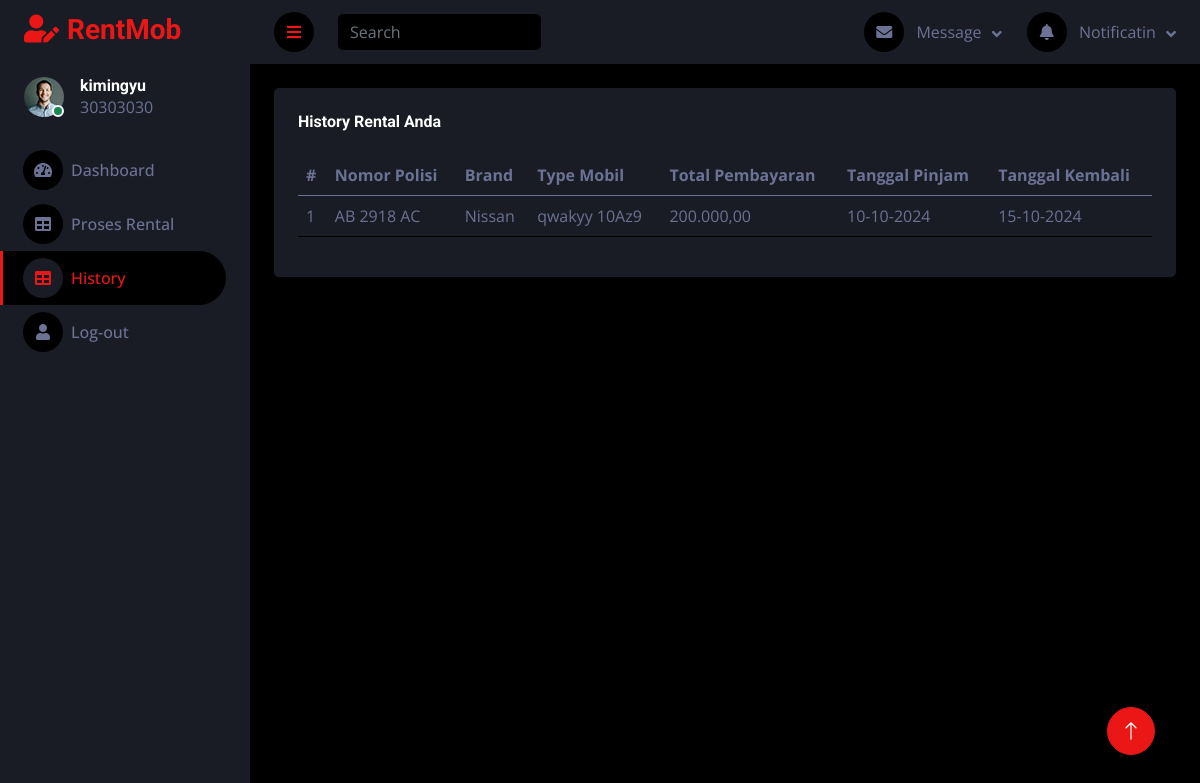
Page /user/hist.php (signed in) on the committed database.
### tables this page shows
CREATE TABLE IF NOT EXISTS `tb_transaksi` (
  `id_transaksi` int NOT NULL AUTO_INCREMENT,
  `nik` int NOT NULL,
  `nopol` varchar(10) NOT NULL,
  `tgl_booking` date NOT NULL,
  `tgl_ambil` date NOT NULL,
  `tgl_kembali` date NOT NULL,
  `supir` tinyint(1) NOT NULL,
  `total` decimal(10,2) NOT NULL,
  `downpayment` decimal(10,2) NOT NULL,
  `kekurangan` decimal(10,2) NOT NULL,
  `status` enum('booking','approve','ambil','kembali') NOT NULL,
  PRIMARY KEY (`id_transaksi`)
);

CREATE TABLE IF NOT EXISTS `tb_mobil` (
  `nopol` varchar(10) NOT NULL,
  `brand` varchar(90) NOT NULL,
  `type` varchar(90) NOT NULL,
  `tahun` date NOT NULL,
  `harga` decimal(10,0) NOT NULL,
  `foto` varchar(99) NOT NULL,
  `status` enum('tersedia','kosong') NOT NULL,
  PRIMARY KEY (`nopol`)
);

### user/hist.php (the view, shortened to what this page needs)
<!DOCTYPE html>
<html lang="en">
<head>
    <link href="https://cdnjs.cloudflare.com/ajax/libs/font-awesome/5.10.0/css/all.min.css" rel="stylesheet">
    <link href="https://cdn.jsdelivr.net/npm/bootstrap-icons@1.4.1/font/bootstrap-icons.css" rel="stylesheet">
    <link href="../lib/owlcarousel/assets/owl.carousel.min.css" rel="stylesheet">
    <link href="../lib/tempusdominus/css/tempusdominus-bootstrap-4.min.css" rel="stylesheet" />
    <link href="../css/bootstrap.min.css" rel="stylesheet">
    <link href="../css/style.css" rel="stylesheet">
</head>
<body>
    <div class="container-fluid position-relative d-flex p-0">
        <div class="sidebar pe-4 pb-3">
            <nav class="navbar bg-secondary navbar-dark">
                <a href="user.php" class="navbar-brand mx-4 mb-3">
                    <h3 class="text-primary"><i class="fa fa-user-edit me-2"></i>RentMob</h3>
                </a>
                <div class="d-flex align-items-center ms-4 mb-4">
                    <div class="position-relative">
                        <img class="rounded-circle" src="../img/user.jpg" alt="" style="width: 40px; height: 40px;">
                        <div class="bg-success rounded-circle border border-2 border-white position-absolute end-0 bottom-0 p-1"></div>
                    </div>
                    <div class="ms-3">
                        <h6 class="mb-0"> <?php echo $_SESSION['user'];?> </h6>
                        <span><?php echo $_SESSION['id_user'];?></span>
                    </div>
                </div>
                <div class="navbar-nav w-100">
                    <a href="user.php" class="nav-item nav-link "><i class="fa fa-tachometer-alt me-2"></i>Dashboard</a>
                    <a href="data_rental.php" class="nav-item nav-link "><i class="fa fa-table me-2"></i>Proses Rental</a>
                    <a href="hist.php" class="nav-item nav-link active"><i class="fa fa-table me-2"></i>History</a>
                    <a href="logout.php" class="nav-item nav-link"><i class="fa fa-user me-2"></i>Log-out</a>
                </div>
            </nav>
        </div>
        <div class="content">
            <nav class="navbar navbar-expand bg-secondary navbar-dark sticky-top px-4 py-0">
                <a href="#" class="sidebar-toggler flex-shrink-0">
                    <i class="fa fa-bars"></i>
                </a>
                <form class="d-none d-md-flex ms-4">
                    <input class="form-control bg-dark border-0" type="search" placeholder="Search">
                </form>
                <div class="navbar-nav align-items-center ms-auto">
                    <div class="nav-item dropdown">
                        <a href="#" class="nav-link dropdown-toggle" data-bs-toggle="dropdown">
                            <i class="fa fa-envelope me-lg-2"></i>
                            <span class="d-none d-lg-inline-flex">Message</span>
                        </a>
                    </div>
                    <div class="nav-item dropdown">
                        <a href="#" class="nav-link dropdown-toggle" data-bs-toggle="dropdown">
                            <i class="fa fa-bell me-lg-2"></i>
                            <span class="d-none d-lg-inline-flex">Notificatin</span>
                        </a>
                    </div>
                </div>
            </nav>
            <div class="container-fluid pt-4 px-4">
                <div class="row g-4">
                    <div class="col-12">
                        <div class="bg-secondary rounded h-100 p-4">
                            <h6 class="mb-4">History Rental Anda</h6>
                            <div class="table-responsive">
                                <table class="table">
                                <thead>
                                        <tr>
                                            <th>#</th>
                                            <th>Nomor Polisi</th>
                                            <th>Brand</th>
                                            <th>Type Mobil</th>
                                            <th>Total Pembayaran</th>
                                            <th>Tanggal Pinjam</th>
                                            <th>Tanggal Kembali</th>
                                        </tr>
                                    </thead>
                                    <tbody>
                                    <?php
                                    include "koneksi.php";
                                    $nik_user = $_SESSION['id_user'];
                                    $sql = "SELECT p.*, m.nopol, m.brand, m.type
                                            FROM tb_transaksi p
                                            JOIN tb_mobil m ON p.nopol = m.nopol
                                            WHERE p.nik = '$nik_user'
                                            ORDER BY p.tgl_kembali DESC";
                                    $result = $koneksi->query($sql);
                                    if ($result) {
                                        if ($result->num_rows > 0) {
                                            $no = 1;
                                            while ($row = $result->fetch_assoc()) {
                                                echo '<tr>';
                                                echo '<td>' . $no++ . '</td>';
                                                echo '<td>' . $row['nopol'] . '</td>';
                                                echo '<td>' . $row['brand'] . '</td>';
                                                echo '<td>' . $row['type'] . '</td>';
                                                echo '<td>' . number_format($row['total'], 2, ',', '.') . '</td>';
                                                echo '<td>' . date('d-m-Y', strtotime($row['tgl_ambil'])) . '</td>';
                                                echo '<td>' . date('d-m-Y', strtotime($row['tgl_kembali'])) . '</td>';
                                                echo '</tr>';
                                            }
                                        } else {
                                            echo '<tr><td colspan="7" class="text-center">Tidak ada riwayat peminjaman.</td></tr>';
                                        }
                                    } else {
                                        echo "Error: " . $koneksi->error;
                                    }
                                    ?>
                                    </tbody>
                                </table>
                            </div>
                        </div>
                    </div>
                </div>
            </div>
        </div>
        <a href="#" class="btn btn-lg btn-primary btn-lg-square back-to-top"><i class="bi bi-arrow-up"></i></a>
    </div>
</body>
</html>

### css/style.css (style rules this page uses)
:root { --primary: #EB1616; --secondary: #191C24; --light: #6C7293; --dark: #000000; }
.back-to-top { position: fixed; display: none; right: 45px; bottom: 45px; z-index: 99; }
.btn { transition: .5s; }
.btn-lg-square { width: 48px; height: 48px; }
.btn-square, .btn-sm-square, .btn-lg-square { padding: 0; display: inline-flex; align-items: center; justify-content: center; font-weight: normal; border-radius: 50px; }
.sidebar { position: fixed; top: 0; left: 0; bottom: 0; width: 250px; height: 100vh; overflow-y: auto; background: var(--secondary); transition: 0.5s; z-index: 999; }
.content { margin-left: 250px; min-height: 100vh; background: var(--dark); transition: 0.5s; }
@media (min-width: 992px) { .sidebar { margin-left: 0; } }
@media (min-width: 992px) { .content { width: calc(100% - 250px); } }
.sidebar .navbar .navbar-nav .nav-link { padding: 7px 20px; color: var(--light); font-weight: 500; border-left: 3px solid var(--secondary); border-radius: 0 30px 30px 0; outline: none; }
.sidebar .navbar .navbar-nav .nav-link:hover, .sidebar .navbar .navbar-nav .nav-link.active { color: var(--primary); background: var(--dark); border-color: var(--primary); }
.sidebar .navbar .navbar-nav .nav-link i { width: 40px; height: 40px; display: inline-flex; align-items: center; justify-content: center; background: var(--dark); border-radius: 40px; }
.sidebar .navbar .navbar-nav .nav-link:hover i, .sidebar .navbar .navbar-nav .nav-link.active i { background: var(--secondary); }
.content .navbar .navbar-nav .nav-link { margin-left: 25px; padding: 12px 0; color: var(--light); outline: none; }
.content .navbar .sidebar-toggler, .content .navbar .navbar-nav .nav-link i { width: 40px; height: 40px; display: inline-flex; align-items: center; justify-content: center; background: var(--dark); border-radius: 40px; }
.content .navbar .dropdown-toggle::after { margin-left: 6px; vertical-align: middle; border: none; content: "\f107"; font-family: "Font Awesome 5 Free"; font-weight: 900; transition: .5s; }

### rows in the picture
tb_transaksi: tb_mobil.nopol "AB 2918 AC", tb_mobil.brand "Nissan", tb_mobil.type "qwakyy 10Az9", total "200.000,00", tgl_ambil "10-10-2024", tgl_kembali "15-10-2024"

### other values in the picture
$_SESSION['user'] "kimingyu"
$_SESSION['id_user'] "30303030"
